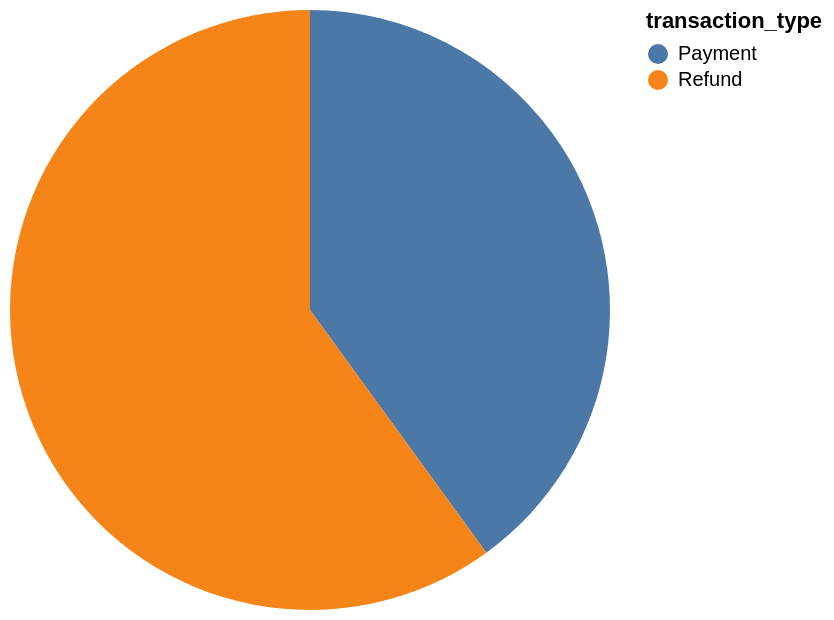

Write a Vega-Lite specification for this figure.
### Vega-Lite specification from a JSON file in a GitHub repository (floating-point values rounded to 4 significant figures)
{"data": {"values": [{"x_data": "Payment", "y_data": 6}, {"x_data": "Refund", "y_data": 9}]}, "mark": "arc", "encoding": {"theta": {"field": "y_data", "type": "quantitative", "title": "count(*)"}, "color": {"field": "x_data", "type": "nominal", "title": "transaction_type"}}}
